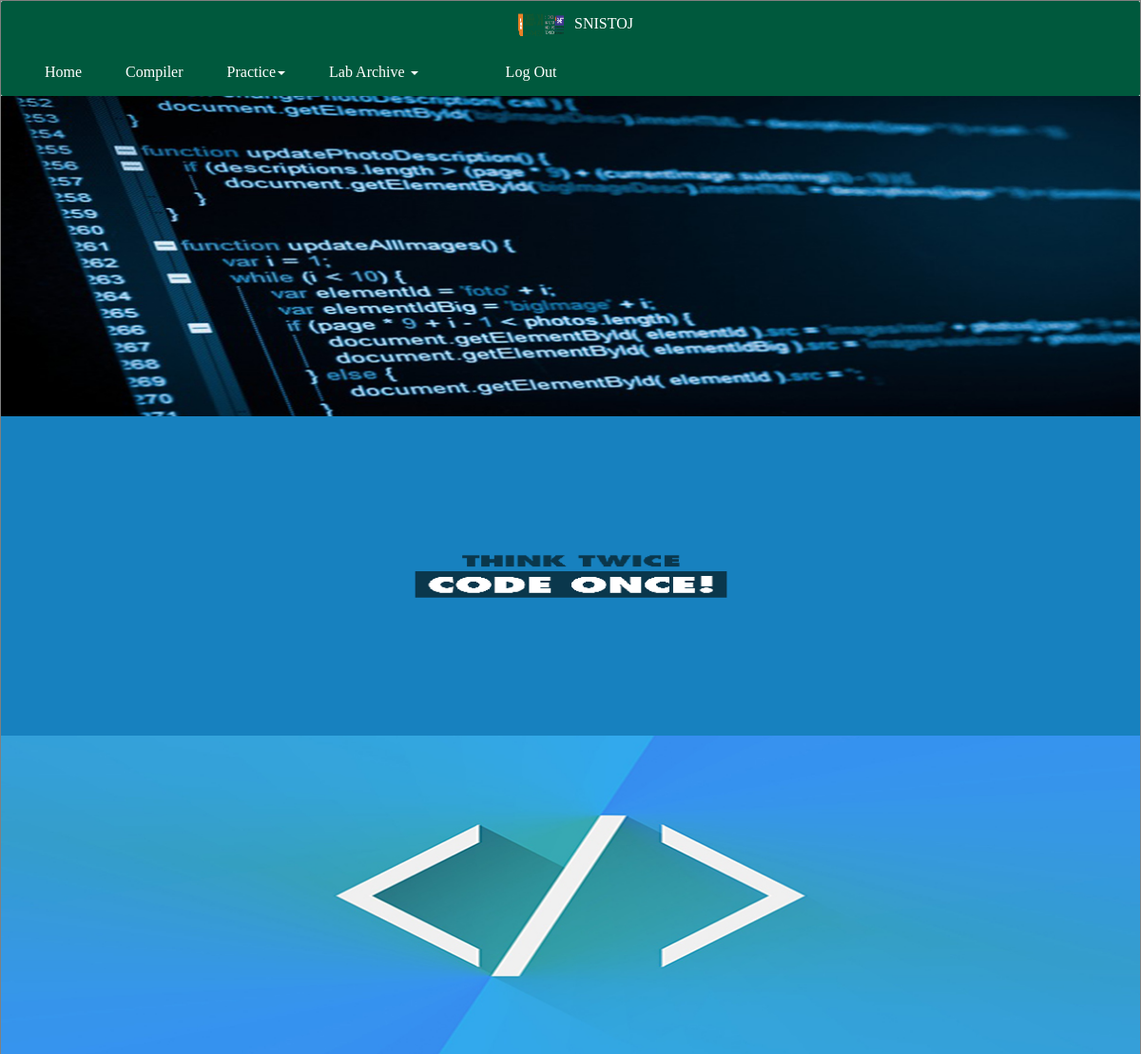
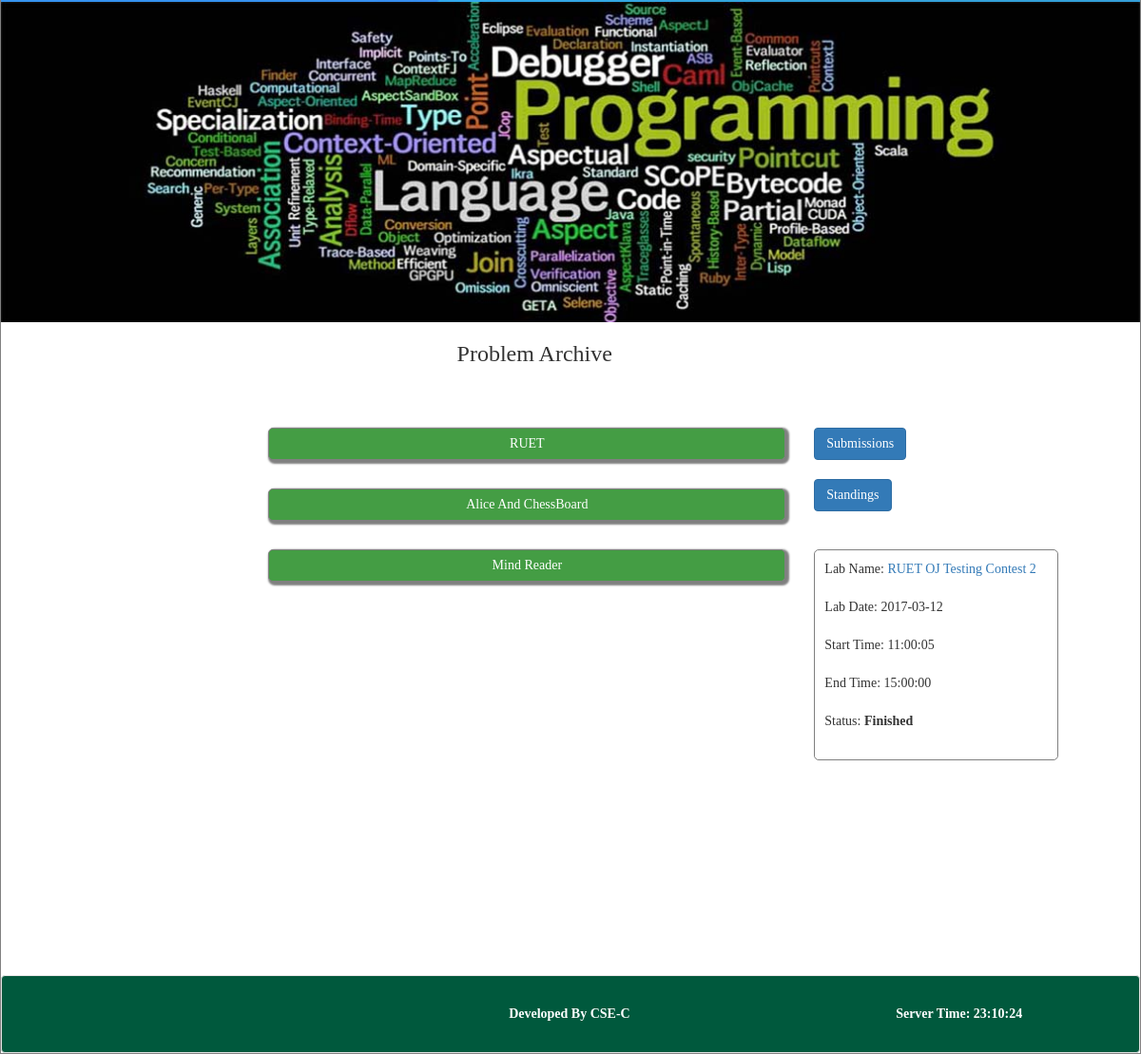
The page /contestproblem.php?name=RUET OJ Testing Contest 2 (signed in) on the database its author committed (2 pictures, top to bottom).
### tables this page shows
CREATE TABLE `element` (
  `id` int(11) DEFAULT NULL,
  `cname` varchar(100) DEFAULT NULL,
  `pbname` varchar(400) DEFAULT NULL,
  `pbdes` longtext,
  `pbauthor` varchar(100) DEFAULT NULL,
  `tc` longtext,
  `output` longtext,
  `uoutput` longtext,
  `pbid` int(12) NOT NULL
);

CREATE TABLE `rapl_oj_contest` (
  `id` int(11) NOT NULL,
  `cname` varchar(4000) DEFAULT NULL,
  `start_at` time DEFAULT NULL,
  `end_at` time DEFAULT NULL,
  `date_on` date DEFAULT NULL,
  `tag` varchar(100) NOT NULL DEFAULT 'analytical'
);

### contestproblem.php (the view, shortened to what this page needs)
<!DOCTYPE html>
<html>
<head>
        <link rel="stylesheet" href="css/bootstrap.min.css">
      <link rel="stylesheet" href="css/font-awesome.min.css">
      <link rel="stylesheet" href="css/normalize.css">
        <link rel="stylesheet" href="css/main.css">
        <link rel="stylesheet" href="css/style.css">
</head>
<body>
<div class="main">
<?php
include("header.php");
?>
<div class="row log">
<div class="col-sm-10">
<div class=""><h3 style="text-align:center;">Problem Archive</h3></div>
</div>
<div class="col-sm-1">
</div>
<div class="col-sm-1">
</div>
</div>
<div class="row cspace">
<div class="col-sm-2">
</div>
<div class="col-sm-6 pbs">
<?php
require_once("connection.php");
if(isset($_GET['name']))
{
  $n=$_GET['name'];
  $q3="SELECT * FROM element WHERE cname='$n'";
    $r=mysqli_query($con,$q3);
   while($row=mysqli_fetch_array($r))
   {
      echo("<a href=\"details.php?id=$row[pbid]\"><div class=\"pb\">$row[pbname]</div></a><br>");
   }
}
?>
</div>
<div class="col-sm-3">
<?php
if(isset($_GET['name']))
{
  $n=$_GET['name'];
  $q3="SELECT id FROM element WHERE cname='$n'";
    $r=mysqli_query($con,$q3);
   $r1=mysqli_fetch_array($r);
   echo("<a href=\"contestsubmission.php?id=$r1[id]\"><div class=\"btn btn-primary\">Submissions</div></a><br><br>");
    echo("<a href=\"standings.php?id=$r1[id]\"><div class=\"btn btn-primary\"> Standings </div></a><br><br><br>");
  $conid=$r1['id'];
    $q3="SELECT * FROM rapl_oj_contest WHERE id='$conid'";
    $sq3=mysqli_query($con,$q3);
      $q4="SELECT TIME_FORMAT(end_at,'%H') end_at FROM rapl_oj_contest  ORDER BY date_on DESC";
       $q5="SELECT TIME_FORMAT(end_at,'%i') end_at FROM rapl_oj_contest  ORDER BY date_on DESC";
        $q6="SELECT TIME_FORMAT(end_at,'%s') end_at FROM rapl_oj_contest  ORDER BY date_on DESC";
      $sq4=mysqli_query($con,$q4);
      $sq5=mysqli_query($con,$q5);
      $sq6=mysqli_query($con,$q6);
  while($row=mysqli_fetch_array($sq3))
    {
      $d=date("Y-m-d");
      $t=date("H:i:s");
      $m=$row['start_at'];
      $nr=mysqli_fetch_array($sq4);
      $nm=mysqli_fetch_array($sq5);
      $ns=mysqli_fetch_array($sq6);
      $shr=$nr['end_at'];
      $shm=$nm['end_at'];
      $shs=$ns['end_at'];
      $cur=date('H');
      $curm=date('i');
      $curs=date('s');
      $h=$shr-$cur;
      $mt=$shm-$curm;
      $scnd=$shs-$curs;
      if($scnd<0)
      {
         $scnd=$scnd+60;
         $mt=$mt-1;
      }
      if($mt<0)
      {
        $mt=$mt+60;
        $h=$h-1;
      }
      if($h<0)
      {
        $h=$h+24;
      }
      $en=$row['end_at'];
      $seconds = strtotime($t) - strtotime($m);
      $ss= strtotime($en) - strtotime($t);
        if($row['date_on']==$d && $seconds>=0 && $ss>=0 )
        {
             echo("<div style=\"border:1px solid gray;padding:10px;border-radius:5px;\">Lab Name: <a href=\"contestproblem.php?name=$row[cname]\">$row[cname]</a><br><br>Lab  Date: $row[date_on] <br><br>Start Time: $row[start_at]<br><br>End Time: $row[end_at] <br><br> Status: <b>Running</b> <br><br>Time Remaining:  $h hour $mt miniute $scnd second <br><br></div>");
         }
         else if($d>$row['date_on'] || ($d==$row['date_on'] && $t>$en))
         {
            echo("<div style=\"border:1px solid gray;padding:10px;border-radius:5px;\">Lab  Name: <a href=\"contestproblem.php?name=$row[cname]\">$row[cname]</a><br><br>Lab  Date:  $row[date_on] <br><br>Start Time: $row[start_at]<br><br>End Time: $row[end_at] <br><br>Status: <b>Finished</b><br><br></div>");
         }
         else
         {
            echo("<div style=\"border:1px solid gray;padding:10px;border-radius:5px;\">Lab  Name: $row[cname]<br><br>Lab  Date:  $row[date_on] <br><br>Start Time: $row[start_at]<br><br>End Time: $row[end_at] <br><br>Status: <b>Not Started Yet</b><br><br></div>");
         }
    }
}
?>
</div>
<div class="col-sm-1">
</div>
</div>
<br><br><br><br><br><br>
<?php
include("footer.php");
?>
</div>
</body>
</html>

### css/main.css (style rules this page uses)
html { color: #222; font-size: 1em; line-height: 1.4; }

### css/style.css (style rules this page uses)
body { background:url('background.jpg')repeat fixed 0 0 #fff; }
.log { margin-left:100px; margin-top:30px; }
.cspace { margin-top: 50px; margin-left:50px; margin-right:20px; padding:5px; overflow: hidden; }
.pb { border:1px solid gray; padding:6px; border-radius:5px; margin-bottom:10px; text-decoration: none; max-width:1000px; text-align: center; background-color: #449D44; color:white; box-shadow: 2px 2px 2px 2px gray; font-style: bold; }
.pbs { margin-left:35px; }

### css/vlab.css (style rules this page uses)
.main { max-width:1200px; max-height: auto; font-family: cursive; margin:0 auto; border:1px solid gray; position:relative; background-color:white; }

### rows shown on the page
element: pbname "RUET"
element: pbname "Alice And ChessBoard"
element: pbname "Mind Reader"
rapl_oj_contest: cname "RUET OJ Testing Contest 2", date_on "2017-03-12", start_at "11:00:05", end_at "15:00:00"
